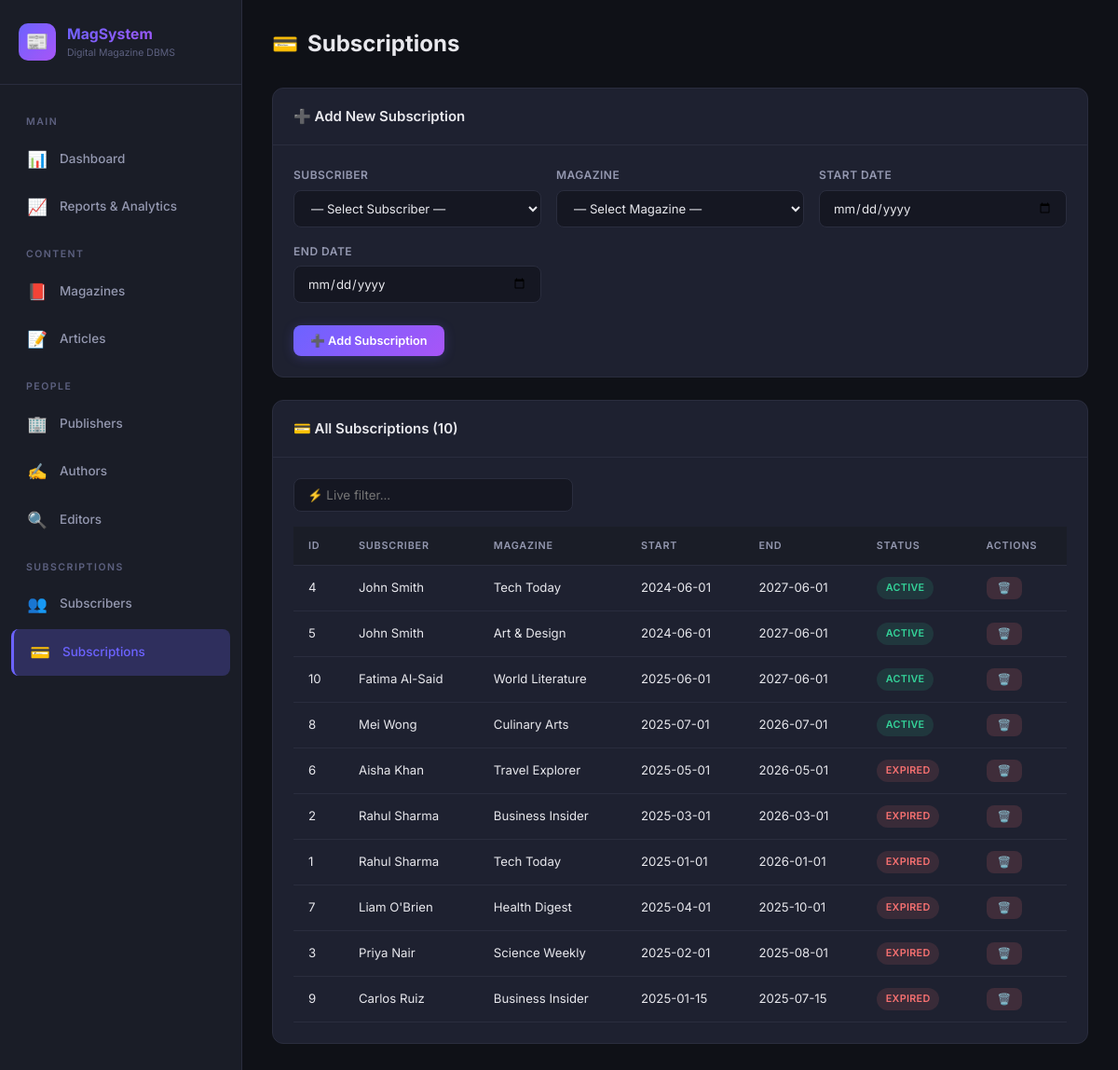
Screenshot of /subscriptions with the database file from the repository.
### tables this page shows
CREATE TABLE SUBSCRIPTION (
    subscription_id INTEGER PRIMARY KEY AUTOINCREMENT,
    subscriber_id   INTEGER NOT NULL,
    mag_id          INTEGER NOT NULL,
    start_date      TEXT NOT NULL,
    end_date        TEXT NOT NULL,
    CHECK (end_date > start_date),
    FOREIGN KEY (subscriber_id) REFERENCES SUBSCRIBER(subscriber_id) ON DELETE CASCADE,
    FOREIGN KEY (mag_id)        REFERENCES MAGAZINE(mag_id)          ON DELETE CASCADE
);

CREATE TABLE SUBSCRIBER (
    subscriber_id     INTEGER PRIMARY KEY AUTOINCREMENT,
    name              TEXT NOT NULL,
    email             TEXT NOT NULL UNIQUE,
    phone             TEXT,
    city              TEXT,
    subscription_type TEXT DEFAULT 'Monthly'  -- Monthly / Yearly / Lifetime
);

CREATE TABLE MAGAZINE (
    mag_id       INTEGER PRIMARY KEY AUTOINCREMENT,
    title        TEXT NOT NULL,
    language     TEXT,
    category     TEXT,
    p_date       TEXT,           -- publication date (YYYY-MM-DD)
    price        REAL DEFAULT 0,
    publisher_id INTEGER,
    FOREIGN KEY (publisher_id) REFERENCES PUBLISHER(publisher_id) ON DELETE SET NULL
);

### app.py (the view, shortened to what this page needs)
@app.route('/subscriptions', methods=['GET', 'POST'])
def subscriptions():
    db = get_db()
    rows = db.execute(
        "SELECT sub.*, s.name as subscriber_name, m.title as magazine_title "
        "FROM SUBSCRIPTION sub "
        "JOIN SUBSCRIBER s ON sub.subscriber_id = s.subscriber_id "
        "JOIN MAGAZINE m ON sub.mag_id = m.mag_id "
        "ORDER BY sub.end_date DESC"
    ).fetchall()
    subscribers_list = db.execute("SELECT subscriber_id, name FROM SUBSCRIBER ORDER BY name").fetchall()
    magazines_list = db.execute("SELECT mag_id, title FROM MAGAZINE ORDER BY title").fetchall()
    db.close()
    return render_template('subscriptions.html', subscriptions=rows,
                           subscribers=subscribers_list, magazines=magazines_list)

### app.py (called while the page is built)
@app.context_processor
def inject_now():
    return {'now': date.today().isoformat()}

@app.before_request
def ensure_db():
    db_path = os.path.join(os.path.dirname(os.path.abspath(__file__)), 'magazine_system.db')
    if not os.path.exists(db_path):
        init_db()

### database.py (called while the page is built)
def get_db():
    conn = sqlite3.connect(DATABASE)
    conn.row_factory = sqlite3.Row
    conn.execute("PRAGMA foreign_keys = ON")
    return conn

### templates/subscriptions.html (shortened to what this page needs)
{% extends 'base.html' %}
{% block content %}
<div class="page-header">
  <h2><span class="header-icon">💳</span> Subscriptions</h2>
</div>
<div class="card">
  <div class="card-header">➕ Add New Subscription</div>
  <div class="card-body">
    <form method="POST" action="{{ url_for('subscriptions') }}">
      <div class="form-grid">
        <div class="form-group">
          <label for="subscriber_id">Subscriber</label>
          <select id="subscriber_id" name="subscriber_id" required>
            <option value="">— Select Subscriber —</option>
          </select>
        </div>
        <div class="form-group">
          <label for="mag_id">Magazine</label>
          <select id="mag_id" name="mag_id" required>
            <option value="">— Select Magazine —</option>
          </select>
        </div>
        <div class="form-group">
          <label for="start_date">Start Date</label>
          <input type="date" id="start_date" name="start_date" required>
        </div>
        <div class="form-group">
          <label for="end_date">End Date</label>
          <input type="date" id="end_date" name="end_date" required>
        </div>
        <div class="form-actions">
          <button type="submit" class="btn btn-primary">➕ Add Subscription</button>
        </div>
      </div>
    </form>
  </div>
</div>
<div class="card">
  <div class="card-header">💳 All Subscriptions ({{ subscriptions|length }})</div>
  <div class="card-body">
    <input type="text" id="live-search" placeholder="⚡ Live filter..." style="margin-bottom:16px;width:300px;background:var(--bg-input);border:1px solid var(--border);border-radius:var(--radius-sm);padding:9px 14px;color:var(--text-primary);font-family:inherit;">
    {% if subscriptions %}
    <div class="table-wrapper">
      <table>
        <thead><tr><th>ID</th><th>Subscriber</th><th>Magazine</th><th>Start</th><th>End</th><th>Status</th><th>Actions</th></tr></thead>
        <tbody>
          {% for s in subscriptions %}
          <tr>
            <td>{{ s['subscription_id'] }}</td>
            <td>{{ s['subscriber_name'] }}</td>
            <td>{{ s['magazine_title'] }}</td>
            <td>{{ s['start_date'] }}</td>
            <td>{{ s['end_date'] }}</td>
            <td>
              {% if s['end_date'] >= now %}
              <span class="badge badge-active">Active</span>
              {% else %}
              <span class="badge badge-expired">Expired</span>
              {% endif %}
            </td>
            <td>
              <form method="POST" action="{{ url_for('delete_record', table='subscription', record_id=s['subscription_id']) }}" class="delete-form" style="display:inline;">
                <button type="submit" class="btn btn-sm btn-delete">🗑️</button>
              </form>
            </td>
          </tr>
          {% endfor %}
        </tbody>
      </table>
    </div>
    {% else %}
    <div class="empty-state"><div class="empty-icon">💳</div><p>No subscriptions found.</p></div>
    {% endif %}
  </div>
</div>
{% endblock %}

### static/style.css (style rules this page uses)
:root { --bg-primary: #0f1117; --bg-secondary: #1a1d27; --bg-card: #1e2130; --bg-card-hover: #252838; --bg-input: #151722; --border: #2a2d3e; --border-focus: #6c63ff; --text-primary: #e8e8ed; --text-secondary: #9498b0; --text-muted: #5d6180; --accent: #6c63ff; --accent-hover: #7f78ff; --accent-glow: rgba(108, 99, 255, 0.25); --success: #34d399; --success-bg: rgba(52, 211, 153, 0.12); --error: #f87171; --error-bg: rgba(248, 113, 113, 0.12); --warning: #fbbf24; --warning-bg: rgba(251, 191, 36, 0.12); --gradient-1: linear-gradient(135deg, #6c63ff 0%, #a855f7 100%); --gradient-2: linear-gradient(135deg, #34d399 0%, #06b6d4 100%); --gradient-3: linear-gradient(135deg, #f97316 0%, #f43f5e 100%); --gradient-4: linear-gradient(135deg, #3b82f6 0%, #8b5cf6 100%); --sidebar-width: 260px; --radius: 12px; --radius-sm: 8px; --shadow: 0 4px 24px rgba(0,0,0,0.3); --transition: 0.2s ease; }
*, *::before, *::after { box-sizing: border-box; margin: 0; padding: 0; }
html { font-size: 15px; }
body { font-family: 'Inter', -apple-system, sans-serif; background: var(--bg-primary); color: var(--text-primary); line-height: 1.6; min-height: 100vh; }
.page-header { display: flex; align-items: center; justify-content: space-between; margin-bottom: 28px; flex-wrap: wrap; gap: 12px; }
.page-header h2 { font-size: 1.6rem; font-weight: 700; display: flex; align-items: center; gap: 10px; }
.page-header h2 .header-icon { font-size: 1.5rem; }
.card { background: var(--bg-card); border: 1px solid var(--border); border-radius: var(--radius); margin-bottom: 24px; animation: fadeIn 0.35s ease; }
.card-header { padding: 18px 22px; border-bottom: 1px solid var(--border); display: flex; align-items: center; justify-content: space-between; font-weight: 600; font-size: 1rem; }
.card-body { padding: 22px; }
.table-wrapper { overflow-x: auto; }
table { width: 100%; border-collapse: collapse; font-size: 0.88rem; }
thead th { background: var(--bg-secondary); color: var(--text-secondary); padding: 12px 16px; text-align: left; font-weight: 600; text-transform: uppercase; font-size: 0.72rem; letter-spacing: 0.8px; border-bottom: 1px solid var(--border); white-space: nowrap; }
tbody td { padding: 12px 16px; border-bottom: 1px solid var(--border); vertical-align: middle; }
tbody tr { transition: background var(--transition); }
.badge { display: inline-block; padding: 3px 10px; border-radius: 20px; font-size: 0.72rem; font-weight: 600; text-transform: uppercase; letter-spacing: 0.3px; }
.badge-active { background: var(--success-bg); color: var(--success); }
.badge-expired { background: var(--error-bg); color: var(--error); }
.btn { display: inline-flex; align-items: center; gap: 6px; padding: 9px 18px; border-radius: var(--radius-sm); font-size: 0.85rem; font-weight: 600; cursor: pointer; border: none; transition: all var(--transition); font-family: inherit; }
.btn-primary { background: var(--gradient-1); color: #fff; box-shadow: 0 2px 12px var(--accent-glow); }
.btn-sm { padding: 5px 12px; font-size: 0.78rem; }
.btn-delete { background: rgba(248,113,113,0.15); color: #f87171; }
.form-grid { display: grid; grid-template-columns: repeat(auto-fit, minmax(240px, 1fr)); gap: 16px; }
.form-group { display: flex; flex-direction: column; gap: 6px; }
.form-group label { font-size: 0.8rem; font-weight: 600; color: var(--text-secondary); text-transform: uppercase; letter-spacing: 0.5px; }
.form-group input, .form-group select, .form-group textarea { background: var(--bg-input); border: 1px solid var(--border); border-radius: var(--radius-sm); padding: 10px 14px; color: var(--text-primary); font-size: 0.88rem; font-family: inherit; transition: border-color var(--transition); }
.form-actions { display: flex; gap: 10px; margin-top: 8px; grid-column: 1 / -1; }

### rows the page displays
SUBSCRIPTION: subscription_id "4", subscriber_name "John Smith", magazine_title "Tech Today", start_date "2024-06-01", end_date "2027-06-01", shows "ACTIVE"
SUBSCRIPTION: subscription_id "5", subscriber_name "John Smith", magazine_title "Art & Design", start_date "2024-06-01", end_date "2027-06-01", shows "ACTIVE"
SUBSCRIPTION: subscription_id "10", subscriber_name "Fatima Al-Said", magazine_title "World Literature", start_date "2025-06-01", end_date "2027-06-01", shows "ACTIVE"
SUBSCRIPTION: subscription_id "8", subscriber_name "Mei Wong", magazine_title "Culinary Arts", start_date "2025-07-01", end_date "2026-07-01", shows "ACTIVE"
SUBSCRIPTION: subscription_id "6", subscriber_name "Aisha Khan", magazine_title "Travel Explorer", start_date "2025-05-01", end_date "2026-05-01", shows "EXPIRED"
SUBSCRIPTION: subscription_id "2", subscriber_name "Rahul Sharma", magazine_title "Business Insider", start_date "2025-03-01", end_date "2026-03-01", shows "EXPIRED"
SUBSCRIPTION: subscription_id "1", subscriber_name "Rahul Sharma", magazine_title "Tech Today", start_date "2025-01-01", end_date "2026-01-01", shows "EXPIRED"
SUBSCRIPTION: subscription_id "7", subscriber_name "Liam O'Brien", magazine_title "Health Digest", start_date "2025-04-01", end_date "2025-10-01", shows "EXPIRED"
SUBSCRIPTION: subscription_id "3", subscriber_name "Priya Nair", magazine_title "Science Weekly", start_date "2025-02-01", end_date "2025-08-01", shows "EXPIRED"
SUBSCRIPTION: subscription_id "9", subscriber_name "Carlos Ruiz", magazine_title "Business Insider", start_date "2025-01-15", end_date "2025-07-15", shows "EXPIRED"

### other values shown
{{ subscriptions|length }} "10"
